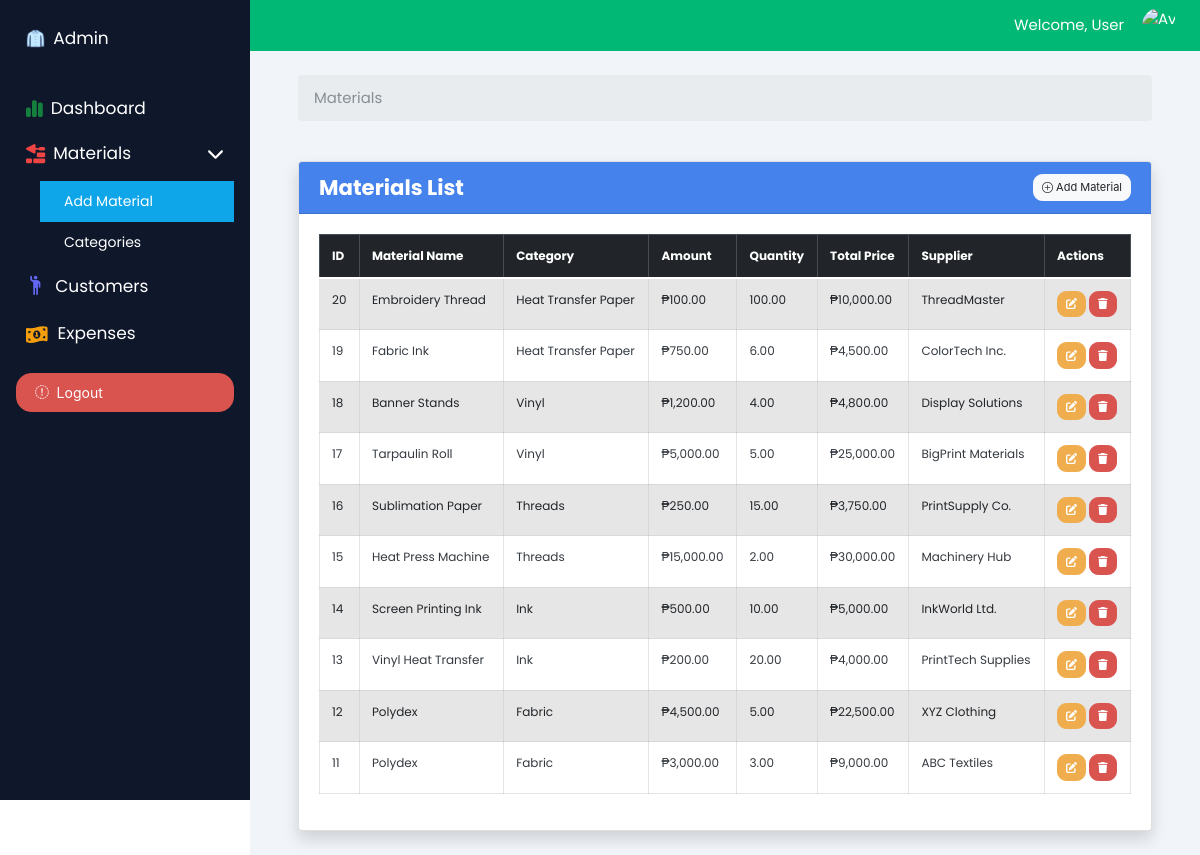
Page /admin/materials.php on the committed database.
### tables this page shows
CREATE TABLE `materials` (
  `material_id` int(11) NOT NULL,
  `category_id` int(11) NOT NULL,
  `name` varchar(255) NOT NULL,
  `description` text NOT NULL,
  `amount` decimal(10,2) NOT NULL,
  `quantity` decimal(10,2) NOT NULL,
  `total_price` decimal(10,2) NOT NULL,
  `purchase_date` timestamp NOT NULL DEFAULT current_timestamp(),
  `supplier` varchar(100) NOT NULL,
  `last_updated` timestamp NOT NULL DEFAULT current_timestamp() ON UPDATE current_timestamp()
);

CREATE TABLE `material_categories` (
  `category_id` int(11) NOT NULL,
  `category_name` varchar(255) NOT NULL
);

### models/admin_materials.php (called while the page is built, shortened)
<?php
function getMaterialsWithCategory($conn) {
    $sql = "SELECT m.*,
                   c.category_name
            FROM materials m
            JOIN material_categories c ON m.category_id = c.category_id
            ORDER BY m.material_id DESC";
    $result = $conn->query($sql);
    if ($result->num_rows > 0) {
        return $result->fetch_all(MYSQLI_ASSOC);
    } else {
        return [];
    }
}
?>

### admin/materials.php (the view, shortened to what this page needs)
<?php
require '../inc/database.php';
require '../models/admin_materials.php';
$materials = getMaterialsWithCategory($conn);
?>
<!DOCTYPE html>
<html lang="en">
<head>
    <?php require '../inc/head.php'; ?>
    <link rel="stylesheet" href="../public/css/main.css">
</head>
<body class="poppins-regular">
    <?php require 'partials/sidebar.php'; ?>
    <div class="flex-grow-1 bg-slate-100">
        <?php require 'partials/header.php'; ?>
        <div class="container mt-4 px-5">
            <div class="row mb-4">
                <div class="col-md-12">
                    <nav aria-label="breadcrumb">
                        <ol class="breadcrumb">
                            <li class="breadcrumb-item active" aria-current="page">Materials</li>
                        </ol>
                    </nav>
                </div>
            </div>
            <div class="row mb-4">
                <div class="col-md-12">
                    <div class="card shadow rounded">
                        <div class="card-header bg-primary text-white d-flex justify-content-between align-items-center">
                            <h5 class="mb-0">Materials List</h5>
                            <button class="btn btn-light btn-sm" data-bs-toggle="modal" data-bs-target="#addMaterialModal">
                                <i class="bi bi-plus-circle"></i> Add Material
                            </button>
                        </div>
                        <div class="card-body">
                            <table class="table table-bordered table-striped text-xs">
                                <thead class="table-dark">
                                    <tr>
                                        <th>ID</th>
                                        <th>Material Name</th>
                                        <th>Category</th>
                                        <th>Amount</th>
                                        <th>Quantity</th>
                                        <th>Total Price</th>
                                        <th>Supplier</th>
                                        <th>Actions</th>
                                    </tr>
                                </thead>
                                <tbody id="materials-table">
                                    <?php if (!empty($materials)): ?>
                                        <?php foreach ($materials as $material): ?>
                                            <tr data-category="<?= htmlspecialchars($material['category_name']) ?>">
                                                <td><?= htmlspecialchars($material['material_id']) ?></td>
                                                <td><?= htmlspecialchars($material['name']) ?></td>
                                                <td><?= htmlspecialchars($material['category_name']) ?></td>
                                                <td>₱<?= number_format($material['amount'], 2) ?></td>
                                                <td><?= htmlspecialchars($material['quantity']) ?></td>
                                                <td>₱<?= number_format($material['total_price'], 2) ?></td>
                                                <td><?= htmlspecialchars($material['supplier']) ?></td>
                                                <td>
                                                    <a href="edit_material.php?id=<?= $material['material_id'] ?>" class="btn btn-warning btn-sm">
                                                        <i class="fa-solid fa-pen-to-square"></i>
                                                    </a>
                                                    <a href="delete_material.php?id=<?= $material['material_id'] ?>" class="btn btn-danger btn-sm"
                                                        onclick="return confirm('Are you sure you want to delete this material?');">
                                                        <i class="fa-solid fa-trash"></i>
                                                    </a>
                                                </td>
                                            </tr>
                                        <?php endforeach; ?>
                                    <?php else: ?>
                                        <tr>
                                            <td colspan="9" class="text-center">No materials found.</td>
                                        </tr>
                                    <?php endif; ?>
                                </tbody>
                            </table>
                        </div>
                    </div>
                </div>
            </div>
        </div>
    </div>
</body>
</html>

### public/css/main.css (style rules this page uses)
.poppins-regular { font-family: "Poppins", sans-serif; font-weight: 400; font-style: normal; }
* { margin: 0; padding: 0; box-sizing: border-box; }
body { display: flex; }
a { text-decoration: none; }
.bg-slate-100 { background-color: #f1f5f9; }
.text-xs { font-size: 0.75rem; }

### rows in the picture
materials: material_id "20", name "Embroidery Thread", category.category_name "Heat Transfer Paper", amount "100.00", quantity "100.00", total_price "10,000.00", supplier "ThreadMaster"
materials: material_id "19", name "Fabric Ink", category.category_name "Heat Transfer Paper", amount "750.00", quantity "6.00", total_price "4,500.00", supplier "ColorTech Inc."
materials: material_id "18", name "Banner Stands", category.category_name "Vinyl", amount "1,200.00", quantity "4.00", total_price "4,800.00", supplier "Display Solutions"
materials: material_id "17", name "Tarpaulin Roll", category.category_name "Vinyl", amount "5,000.00", quantity "5.00", total_price "25,000.00", supplier "BigPrint Materials"
materials: material_id "16", name "Sublimation Paper", category.category_name "Threads", amount "250.00", quantity "15.00", total_price "3,750.00", supplier "PrintSupply Co."
materials: material_id "15", name "Heat Press Machine", category.category_name "Threads", amount "15,000.00", quantity "2.00", total_price "30,000.00", supplier "Machinery Hub"
materials: material_id "14", name "Screen Printing Ink", category.category_name "Ink", amount "500.00", quantity "10.00", total_price "5,000.00", supplier "InkWorld Ltd."
materials: material_id "13", name "Vinyl Heat Transfer", category.category_name "Ink", amount "200.00", quantity "20.00", total_price "4,000.00", supplier "PrintTech Supplies"
materials: material_id "12", name "Polydex", category.category_name "Fabric", amount "4,500.00", quantity "5.00", total_price "22,500.00", supplier "XYZ Clothing"
materials: material_id "11", name "Polydex", category.category_name "Fabric", amount "3,000.00", quantity "3.00", total_price "9,000.00", supplier "ABC Textiles"

### other values in the picture
$account_info['username'] "User"
